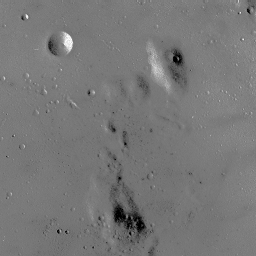
#> input picture machine_problems/mp3/test_images/moon.bmp, 256 x 256 px, found by its file name
$ python mp3.py
#> lines starting #> are read from the running program, lines starting #| are printed output that depends on the picture
import cv2
import numpy as np
import matplotlib.pyplot as plt

def main():

    # Load in images
    moon_img = cv2.imread('/home/marno/Classes/Spring23/CV/computer_vision/machine_problems/mp3/test_images/moon.bmp', cv2.IMREAD_GRAYSCALE)
#> moon_img is the input picture: shape (256, 256); min 0, max 255, mean 119.7

    # Preform histogram equalization to improve image quality
    moon_histogram_equalization = histogram_equalization(moon_img)

    # Display images grid
    moon = cv2.hconcat([np.uint8(moon_img), np.uint8(moon_histogram_equalization)])
    # Display
    cv2.imshow(' 1: Normal                                                2: Improved', moon)
    # Wait for a key press to close the window
    cv2.waitKey(0)
    cv2.destroyAllWindows()


"""
Image Histogram Equalization

args:
    - image: (cv2.IMREAD_GRAYSCALE) Gray scale image
"""
def histogram_equalization(image):
    # Input Gray Level [0,L1]
    L1 = 255
    # Output Gray Level [0,L2]
    L2 = 255

    # Plot histogram of original image intensities
    image_histogram(image)
#> in image_histogram, `histogram, bins = np.histogram(image.ravel(), bins=256, range=[0, 256])`: histogram = 256 values, max 5145 at index 120, min 0 at index 1, mean 256; bins = 257 values from 0 to 256

    # Histogram intensity data from image
    hist, bins = np.histogram(image, bins=256, range=(0, 256))
#> hist has the same summary as histogram in image_histogram; bins = 257 values from 0 to 256
    # Calculate cumulative distribution
    cumulative_hist = np.cumsum(hist)
#> cumulative_hist = 256 values from 99 to 65536
    # Normalize the cumulative values
    cumulative_normalized = cumulative_hist / np.max(cumulative_hist)
#> cumulative_normalized = 256 values from 0.00151 to 1
    # Plot cumulative distribution
    plt.figure()
    plt.plot(bins[:-1], cumulative_normalized)
    # Set the axis labels and title
    plt.xlabel('Input image pixel intensity')
    plt.ylabel('Output image pixel intensity normalized')
    plt.title('Cumulative histogram distribution')

    # Copy image
    histogram_equalization_image = image.copy()
    # Get image dimensions
    height, width = histogram_equalization_image.shape
#> height = 256; width = 256
    # Preform histogram equalization / Transfer function
    for u in range(height):
        for v in range(width):
            histogram_equalization_image[u,v] = cumulative_normalized[histogram_equalization_image[u,v]]*L2
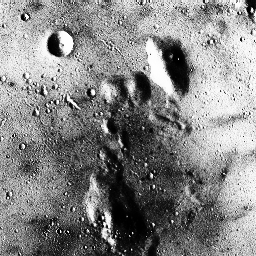
#> histogram_equalization_image: shape (256, 256); min 0, max 255, mean 133.2
    # Plot histogram of new histogram equalization image
    image_histogram_equalization(histogram_equalization_image)
#> in image_histogram_equalization, `histogram2, bins2 = np.histogram(image.ravel(), bins=256, range=[0, 25..`: histogram2 = 256 values, max 5145 at index 124, min 0 at index 17, mean 256; bins2 = 257 values from 0 to 256

    # Show plots
    plt.show()
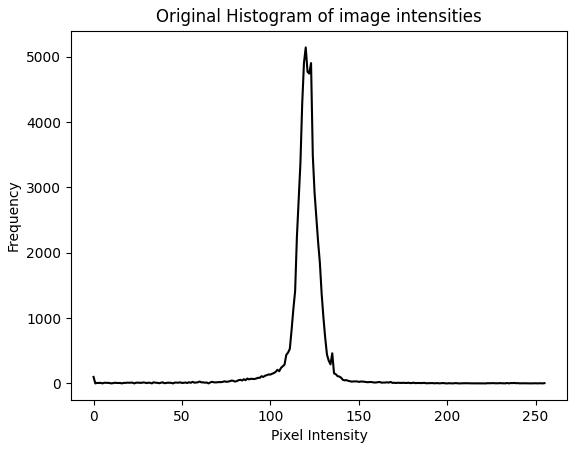
#> figure drawn by matplotlib, 1 panel; curve peaks at x = 120, y = 5145
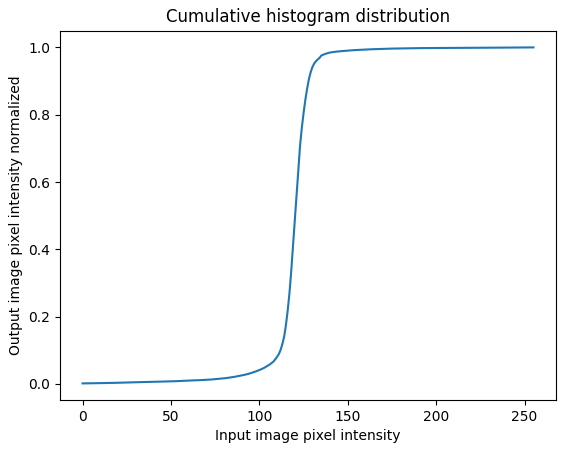
#> figure drawn by matplotlib, 1 panel; curve peaks at x = 255, y = 1
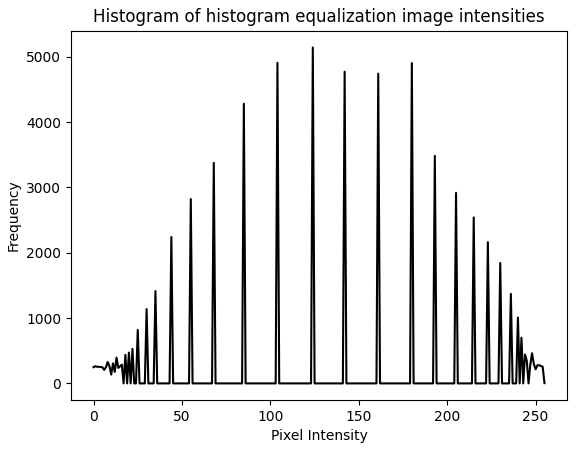
#> figure drawn by matplotlib, 1 panel; curve peaks at x = 124, y = 5145

    return histogram_equalization_image

"""
Plot histogram of original image

args:
    - image: (cv2.IMREAD_GRAYSCALE) Gray scale image
"""
def image_histogram(image):
    # Histogram of pixel intensities
    histogram, bins = np.histogram(image.ravel(), bins=256, range=[0, 256])

    # Plot the histogram
    plt.figure()
    plt.plot(histogram, color='black')
    # Set the axis labels and title
    plt.xlabel('Pixel Intensity')
    plt.ylabel('Frequency')
    plt.title('Original Histogram of image intensities')

"""
Plot histogram of new histogram equalization image

args:
    - image: (cv2.IMREAD_GRAYSCALE) Gray scale image
"""
def image_histogram_equalization(image):
    # Histogram of pixel intensities
    histogram2, bins2 = np.histogram(image.ravel(), bins=256, range=[0, 256])

    # Plot the histogram
    plt.figure()
    plt.plot(histogram2, color='black')
    # Set the axis labels and title
    plt.xlabel('Pixel Intensity')
    plt.ylabel('Frequency')
    plt.title('Histogram of histogram equalization image intensities')

if __name__ == '__main__':
    main()
#> in main, `moon = cv2.hconcat([np.uint8(moon_img), np.uint8(moon_histogram_equali..`:
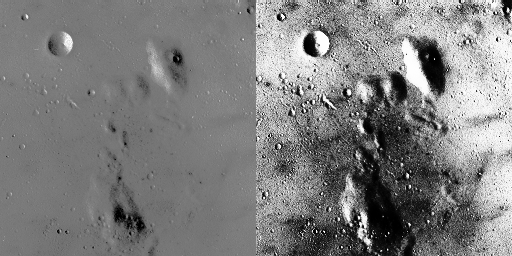
#> moon: shape (256, 512); min 0, max 255, mean 126.4
